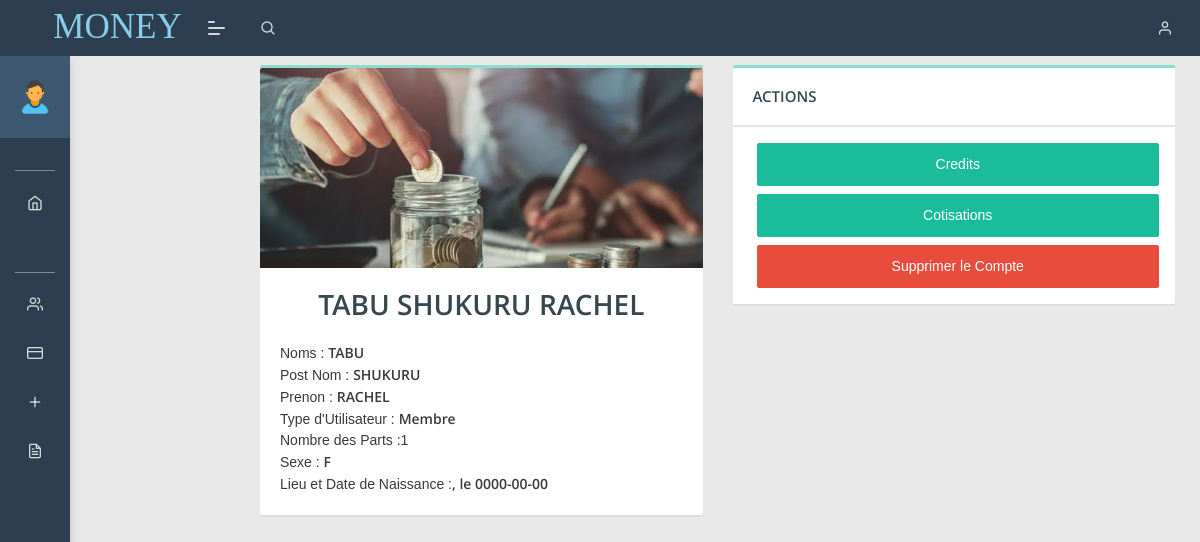
The app's page /member_details?id=030370 (signed in) with its own data.
### tables this page shows
CREATE TABLE `membres` (
  `id` varchar(50) NOT NULL,
  `fname` varchar(100) NOT NULL,
  `postnom` varchar(100) NOT NULL,
  `prenom` varchar(100) NOT NULL,
  `sex` varchar(100) NOT NULL,
  `bplace` varchar(100) NOT NULL,
  `bday` date NOT NULL,
  `phone` varchar(15) NOT NULL,
  `member_type` varchar(20) NOT NULL,
  `adress` varchar(200) NOT NULL,
  `parts` int(11) NOT NULL
);

### member_details.php (the view, shortened to what this page needs)
<?php
include './headers.php';
require './db/db.php';
$idd=$_GET['id'];
$id=mysqli_real_escape_string($conn, $idd);
 ?>
<body class="">
    <?php
    include './navbar.php';
    ?>
    <div class="separator" style="height:40px;"></div>
    <?php
            $sqlquery="SELECT * FROM membres WHERE id='$id'";
            $result=mysqli_query($conn, $sqlquery);
            $count=mysqli_num_rows($result);
            if($count> 0){
            while($row=mysqli_fetch_assoc($result)){
            $user_data=$row['fname'].' '.$row['postnom'].' '.$row['prenom'];
            $sex=$row['sex'];
            $u_type=$row['member_type'];
            $fname=$row['fname'];
            $mname=$row['postnom'];
            $lname=$row['prenom'];
            $bplace=$row['bplace'];
            $bday=$row['bday'];
            $parts=$row['parts'];
            }
            }?>
    <div class="pcoded-main-container">
        <div class="pcoded-content">
            <section class="section profile align-center">
                <div class="row">
                    <div class="col-xl-6">
                        <div class="card mb-3">
                            <img class="img-fluid card-img-top" style="height:200px; object-fit:cover"
                                src="./assets/images/auth/img-auth-big.jpg" alt="Card image cap">
                            <div class="card-body">
                                <h3 class="card-title text-center"><?php echo $user_data ?></h3>
                                <div class="details">
                                    Noms : <b><?php echo $fname ?></b> <br>
                                    Post Nom : <b><?php echo $mname ?></b> <br>
                                    Prenon : <b><?php echo $lname ?></b> <br>
                                    Type d'Utilisateur : <b><?php echo $u_type ?></b> <br>
                                    <?php
                                    if ($u_type=="Membre") {
                                    echo 'Nombre des Parts :'.$parts.'<br>';
                                    }
                                    ?>
                                    Sexe : <b><?php echo $sex ?></b> <br>
                                    Lieu et Date de Naissance :<b><?php echo $bplace ?>, le <?php echo $bday ?></b>
                                    <br>
                                </div>
                            </div>
                        </div>
                    </div>
                    <div class="col-xl-6">
                        <div class="card">
                            <div class="card-header">
                                <h5 class="card-title">ACTIONS</h5>
                            </div>
                            <div class="card-footer">
                                <a class="btn  btn-primary  col-12 m-1" data-toggle="collapse" href="#collapseExample"
                                    role="button" aria-expanded="false" aria-controls="collapseExample">Credits</a>
                                <?php if ($u_type=="Membre") {?>
                                    <a class="btn  btn-primary  col-12 m-1" data-toggle="collapse" href="#cotisations"
                                    role="button" aria-expanded="false" aria-controls="cotisations">Cotisations</a>
                                <?php } ?>
                                <a href="./delete_member_view?id=<?php echo $id ?> && names=<?php echo $user_data ?>"
                                    class="btn  btn-danger col-12 m-1">Supprimer le Compte</a>
                            </div>
                        </div>
                    </div>
                </div>
        </div>
</body>
</html>

### headers.php (shortened to what this page needs)
<head>
  <link href="assets/datatable/style.css" rel="stylesheet">
	<link rel="stylesheet" href="assets/css/style.css">
</head>

### navbar.php (shortened to what this page needs)
<div class="n-print">
<nav class="pcoded-navbar " style="position:fixed">
    <div class="navbar-wrapper  ">
        <div class="navbar-content scroll-div ">
            <div class="">
                <div class="main-menu-header">
                    <img class="img-radius" src="assets/images/user/User_48px.png" alt="User-Profile-Image">
                    <div class="user-details">
                    </div>
                </div>
            </div>
            <ul class="nav pcoded-inner-navbar ">
                <li class="nav-item pcoded-menu-caption">
                </li>
                <li class="nav-item">
                    <a href="./dashboard" class="nav-link "><span class="pcoded-micon"><i
                                class="feather icon-home"></i></span></a>
                </li>
                <li class="nav-item pcoded-menu-caption">
                </li>
                <li class="nav-item pcoded-hasmenu">
                    <a href="#!" class="nav-link "><span class="pcoded-micon"><i
                                class="feather icon-users"></i></span><span class="pcoded-mtext">Membres</span></a>
                </li>
                <li class="nav-item pcoded-hasmenu">
                    <a href="#!" class="nav-link"><span class="pcoded-micon"><i
                                class="feather icon-credit-card"></i></span></a>
                </li>
                <li class="nav-item pcoded-hasmenu">
                    <a href="#!" class="nav-link"><span class="pcoded-micon"><i
                                class="feather icon-plus"></i></span><span class="pcoded-mtext">Crédits</span></a>
                </li>
                <li class="nav-item pcoded-hasmenu">
                    <a href="#!" class="nav-link"><span class="pcoded-micon"><i
                                class="feather icon-file-text"></i></span></a>
                </li>
            </ul>
        </div>
    </div>
</nav>
<header class="navbar pcoded-header navbar-expand-lg navbar-light header-dark" style="position:fixed">
    <div class="m-header">
        <a class="mobile-menu" id="mobile-collapse" href="#!"><span></span></a>
        <a href="#!" class="b-brand">
            <p class="logo p-3"
                STYLE="font-size:35px; font-family:impact; padding:10px; color:skyblue; margin-top:15px">MONEY </p>
        </a>
    </div>
    <div class="collapse navbar-collapse">
        <ul class="navbar-nav mr-auto">
            <li class="nav-item">
                <a href="#!" class="pop-search"><i class="feather icon-search"></i></a>
            </li>
        </ul>
        <ul class="navbar-nav ml-auto">
            <li>
                <div class="dropdown drp-user" style="margin-top:20px;">
                    <a href="#" class="dropdown-toggle" data-toggle="dropdown">
                        <i class="feather icon-user"></i>
                    </a>
                </div>
            </li>
        </ul>
    </div>
</header>
</div>

### records on screen
membres: user_data "TABU SHUKURU RACHEL", fname "TABU", postnom "SHUKURU", prenom "RACHEL", member_type "Membre", parts "1", sex "F", bday "0000-00-00"
